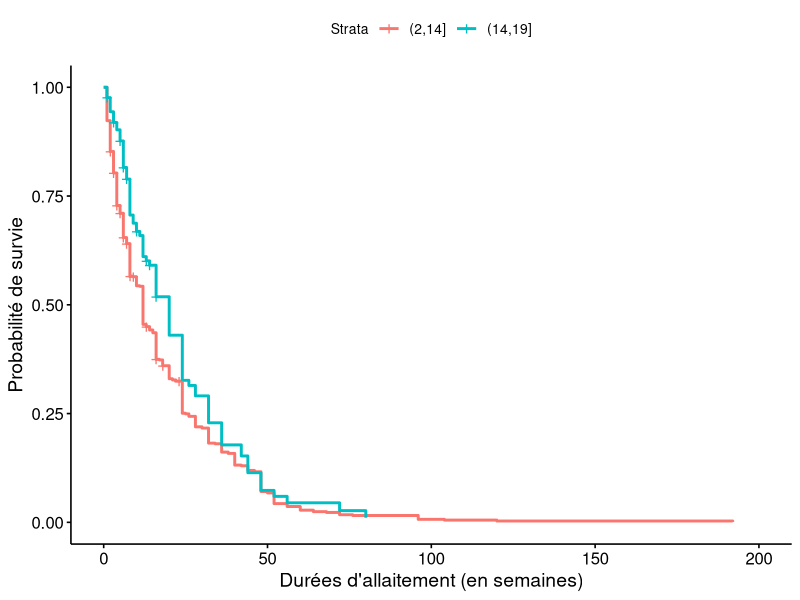
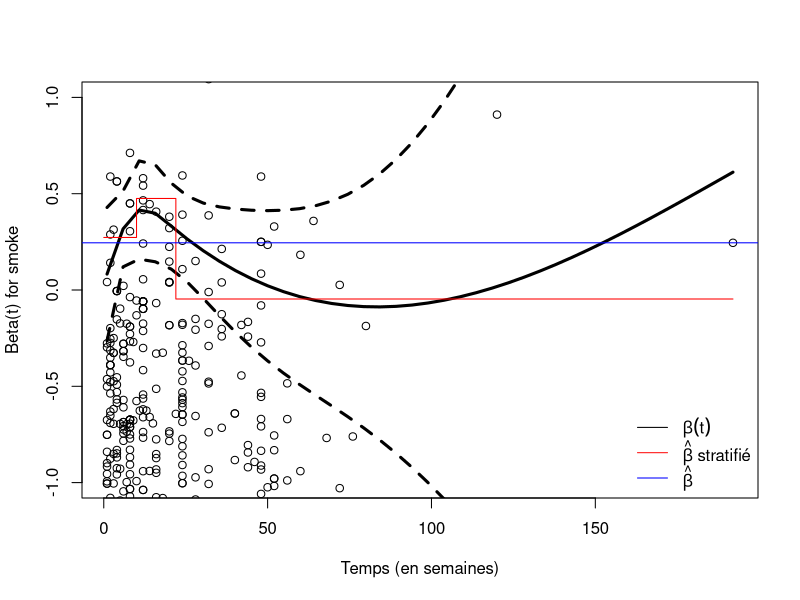
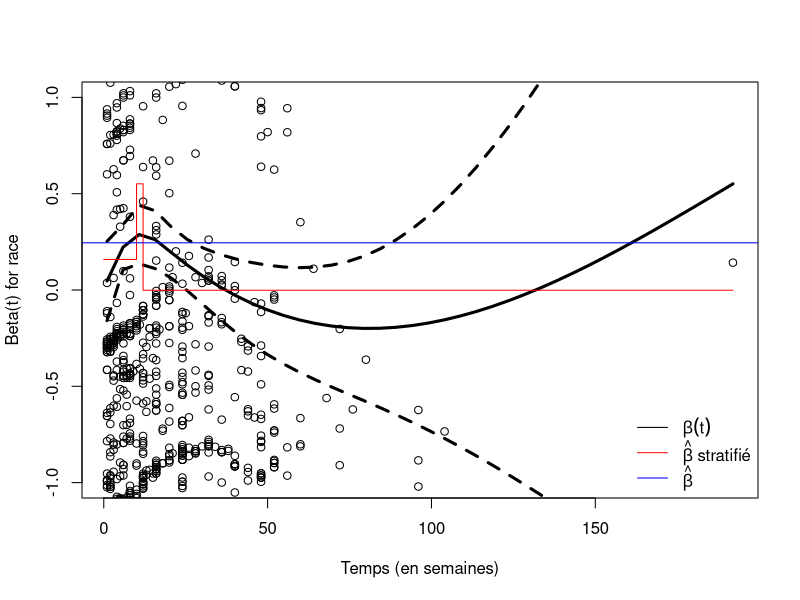

The R script that drew these images, in order:
library(survival)
library(survminer)
library(KMsurv)
library(ggplot2)
data(bfeed)


### Modèles retenus (cf selection_variables.R)

cox_fit=coxph(Surv(duration, delta)~race+smoke+ybirth+yschool, data=bfeed, method="efron")
cox_fit2=coxph(Surv(duration, delta)~factor(race)+factor(smoke)+ybirth+yschool, data=bfeed, method="efron")


############################### STRATIFICATITON ###############################

### Partitionnement en groupes de la covariable "yschool"
strata.yschool=cut(bfeed$yschool,breaks=c(2,14,19))
cox_strata_ysc=coxph(Surv(duration,delta)~factor(race)+factor(smoke)+ybirth+strata(strata.yschool), data=bfeed, method='efron')
summary(coxph(Surv(duration,delta)~factor(race)+factor(smoke)+ybirth+strata.yschool, data=bfeed, method='efron'))
# h0 propre à chaque strate
ggsurvplot(survfit(cox_strata_ysc, data=bfeed), data=bfeed, xlab="Durées d'allaitement (en semaines)", ylab="Probabilité de survie")

# Test du logrank
bfeed$strata.yschool=strata.yschool
survdiff(Surv(duration, delta)~strata.yschool, data=bfeed)
# H0 presque rejetee 

# Estimation du modele de Cox
cox_fit2
cox_strata_ysc


### Partitionnement du temps 
## Pour la covariable "smoke"
borne_1=quantile(bfeed$duration)["50%"]
b=seq(10,48,2)
loglik_max=NULL
for(i in seq(1,length(b))){
  bfeed.split = survSplit(Surv(duration, delta)~., data=bfeed, cut=c(borne_1,b[i]), episode="tgroup")
  cox_strata=coxph(Surv(duration,delta)~smoke:strata(tgroup)+factor(race)+ybirth+yschool, data=bfeed.split, method='efron')
  loglik_max[i]=cox_strata$loglik[2]
}
borne_2=b[which.max(loglik_max)]

bfeed.split = survSplit(Surv(duration, delta)~., data=bfeed, cut=c(borne_1, borne_2), episode="tgroup")
cox_strata_smoke=coxph(Surv(duration,delta)~smoke:strata(tgroup)+factor(race)+ybirth+yschool, data=bfeed.split, method='efron')
plot(cox.zph(cox_fit, transform="identity"), var="smoke", xlab="Temps (en semaines)",lwd=3, resid=T, ylim=c(-1,1))
x_smoke_st=c(0,borne_1,borne_2,192)
y_smoke_st=c(cox_strata_smoke[["coefficients"]][["smoke:strata(tgroup)tgroup=1"]], 
             cox_strata_smoke[["coefficients"]][["smoke:strata(tgroup)tgroup=2"]],
             cox_strata_smoke[["coefficients"]][["smoke:strata(tgroup)tgroup=3"]],
             cox_strata_smoke[["coefficients"]][["smoke:strata(tgroup)tgroup=3"]])
points(x_smoke_st,y_smoke_st, type='s', col='red')
abline(h=cox_fit$coefficients["smoke"], lwd=1, col="blue")
legend("bottomright", legend=c(expression(beta(t)), expression(hat(beta)~"stratifié"), expression(hat(beta))), 
       lty=c(1,1,1), col=c("black", "red", "blue"), bty="n")

summary(cox_strata_smoke)


## Pour la covariable "race"
borne_1_race=quantile(bfeed$duration)["50%"]
b=seq(10,48,2)
loglik_max=NULL
for(i in seq(1,length(b))){
  bfeed.split = survSplit(Surv(duration, delta)~., data=bfeed, cut=c(borne_1,b[i]), episode="tgroup")
  cox_strata=coxph(Surv(duration,delta)~race:strata(tgroup)+factor(smoke)+ybirth+yschool, data=bfeed.split, method='efron')
  loglik_max[i]=cox_strata$loglik[2]
}
borne_2_race=b[which.max(loglik_max)]

bfeed.split = survSplit(Surv(duration, delta)~., data=bfeed, cut=c(borne_1_race, borne_2_race), episode="tgroup")
cox_strata_race=coxph(Surv(duration,delta)~race:strata(tgroup)+factor(smoke)+ybirth+yschool, data=bfeed.split, method='efron')
plot(cox.zph(cox_fit, transform="identity"), var="race", xlab="Temps (en semaines)",lwd=3, resid=T, ylim=c(-1,1))
x_smoke_st=c(0,borne_1_race,borne_2_race,192)
y_smoke_st=c(cox_strata_race[["coefficients"]][["race:strata(tgroup)tgroup=1"]], 
             cox_strata_race[["coefficients"]][["race:strata(tgroup)tgroup=2"]],
             cox_strata_race[["coefficients"]][["race:strata(tgroup)tgroup=3"]],
             cox_strata_race[["coefficients"]][["race:strata(tgroup)tgroup=3"]])
points(x_smoke_st,y_smoke_st, type='s', col='red')
abline(h=cox_fit$coefficients["smoke"], lwd=1, col="blue")
legend("bottomright", legend=c(expression(beta(t)), expression(hat(beta)~"stratifié"), expression(hat(beta))), 
       lty=c(1,1,1), col=c("black", "red", "blue"), bty="n")

summary(cox_strata_race)



## Modèle final
cox_final = coxph(Surv(duration, delta)~ybirth+smoke:strata(tgroup)+strata.yschool+ factor(race), data=bfeed.split, method='efron' )
summary(cox_final)


